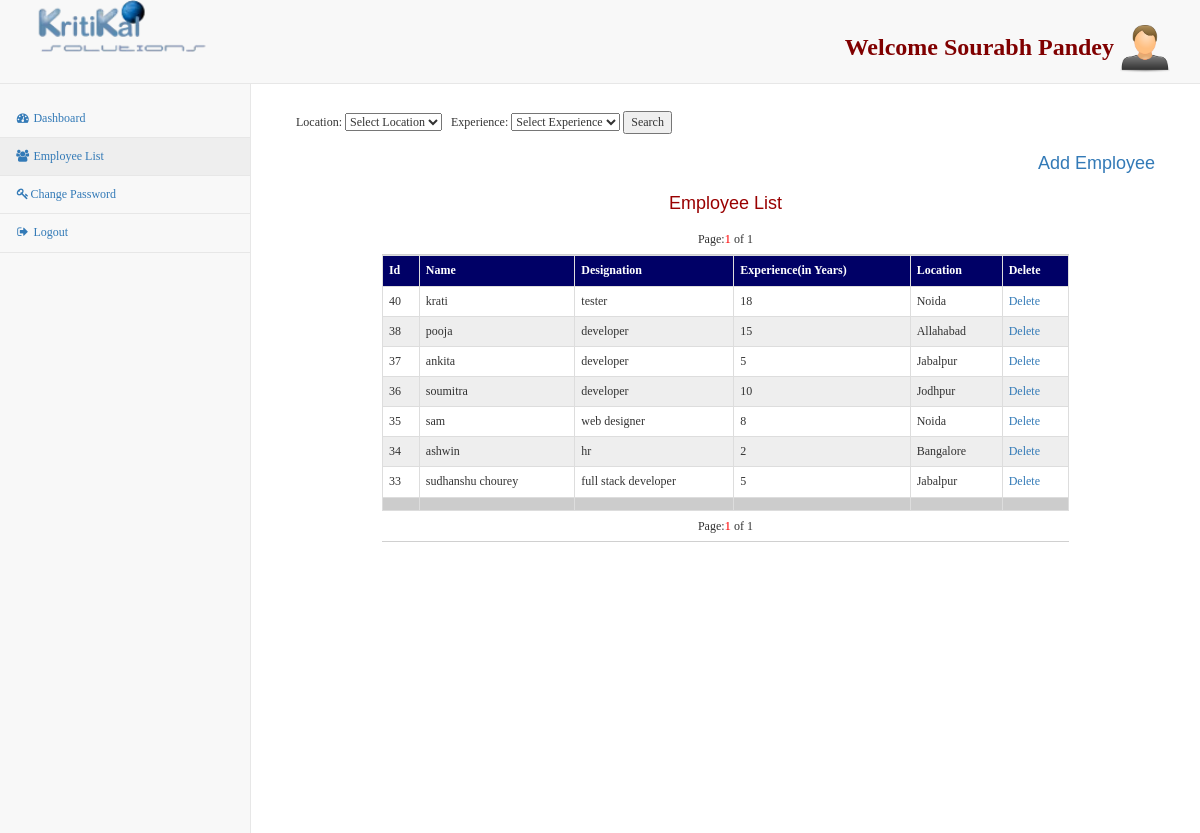
The app's page /employee.php (signed in) with its own data.
### tables this page shows
CREATE TABLE `admin1` (
  `id` int(11) NOT NULL,
  `LoginID` varchar(250) NOT NULL,
  `EmailAddress` varchar(50) DEFAULT NULL,
  `Mobile` varchar(15) DEFAULT NULL,
  `Password` varchar(250) NOT NULL,
  `Name` varchar(40) NOT NULL,
  `Gender` varchar(10) DEFAULT NULL,
  `Access` varchar(10) NOT NULL,
  `picture` text,
  `ApprovalStatus` int(11) NOT NULL,
  `AddedDate` datetime DEFAULT NULL,
  `record` text
);

CREATE TABLE `employee` (
  `emp_id` int(11) NOT NULL,
  `name` text NOT NULL,
  `designation` text NOT NULL,
  `experience` int(11) NOT NULL,
  `location` text NOT NULL
);

### employee.php (the view, shortened to what this page needs)
<?PHP
	$sqlsettings = "SELECT * from admin";
$resultsettings = mysql_query($sqlsettings);
$rowsettings = mysql_fetch_array($resultsettings);
if(isset($_REQUEST['searching'])){
$page_name="employee.php?searching=true&location=".$_REQUEST['location']."&experience=".$_REQUEST['experience']."";
}
else {
	$page_name="employee.php?a=a";
}
if(!isset($_REQUEST["start"])) {
$start = 0;
}
else
$start = $_REQUEST["start"];
$eu = ($start - 0);
$limit = 20;
	if(isset($_REQUEST['searching'])){
	if($_REQUEST['location'] !='' && $_REQUEST['experience'] !='')
	{$experience=$_REQUEST['experience']-1;
		$sqlSeller = "SELECT * from employee where location='".$_REQUEST['location']."' and experience BETWEEN ".$experience." AND ".$_REQUEST['experience']."  limit $eu, $limit";
		$sqltot = "SELECT * from employee where location='".$_REQUEST['location']."' and experience BETWEEN ".$experience." AND ".$_REQUEST['experience']." ";
	}
		else if($_REQUEST['location'] !='')
	{$sqlSeller = "SELECT * from employee where location='".$_REQUEST['location']."'   limit $eu, $limit";
		$sqltot = "SELECT * from employee where location='".$_REQUEST['location']."'  ";
	}
		else if($_REQUEST['experience'] !='')
	{$experience=$_REQUEST['experience']-1;
		$sqlSeller = "SELECT * from employee where  experience BETWEEN ".$experience." AND ".$_REQUEST['experience']."  limit $eu, $limit";
		$sqltot = "SELECT * from employee where  experience BETWEEN ".$experience." AND ".$_REQUEST['experience']." ";
	}
	}
	else
	{ $sqlSeller = "SELECT * from employee order by emp_id desc limit $eu, $limit";
	$sqltot = "SELECT * from employee order by emp_id desc";
	}
	$resultSeller= mysql_query($sqlSeller);
	$resulttot=mysql_query($sqltot);
	$nume=mysql_num_rows($resulttot);
?>
<!DOCTYPE html PUBLIC "-//W3C//DTD XHTML 1.0 Transitional//EN" "http://www.w3.org/TR/xhtml1/DTD/xhtml1-transitional.dtd">
<html xmlns="http://www.w3.org/1999/xhtml">
<head id="ctl00_Head1"><link href="css/bootstrap.min.css" rel="stylesheet" type="text/css" /><link href="css/metisMenu.min.css" rel="stylesheet" type="text/css" /><link href="css/sb-admin-2.css" type="text/css" rel="stylesheet" /><link href="css/font-awesome.min.css" rel="stylesheet" type="text/css" />
</head>
<body>
  <div>
        <div id="wrapper">
          <?php include('header.php') ?>
        <div id="page-wrapper">
            <div class="container-fluid">
                <div class="row">
                    <div class="col-lg-12">
    <div class="row">
        <div class="col-lg-12">
         <br/>
          <p align="center">
<form method="post" action="employee.php">
 Location: <select tabindex="12"  name="location" id="location"><option value="">Select Location</option>
			</select>&nbsp;&nbsp;
   Experience: <select tabindex="12" name="experience" id="experience"><option value="">Select Experience</option>
			</select>
<input type="submit" value="Search" class="search-button">
</form>
</p>
<h1 style="text-align:right; font-family:Verdana, Arial, Helvetica, sans-serif; font-size:18px; color:#990000; "><a href="add_staff.php" >Add Employee</a></h1>
<h1 style="text-align:center; font-family:Verdana, Arial, Helvetica, sans-serif; font-size:18px; color:#990000; ">Employee List</h1>
<?php
echo "<table align = 'center' width='80%'><tr><td  align='left' width='30%'>";
echo "</td><td align=center width='30%'>Page:";
$l=1;
$total=0;
for($i=0;$i < $nume;$i=$i+$limit){
if($i <> $eu){
echo " <a href='$page_name&start=$i'><font face='Verdana' size='2'>$l</font></a> ";
}
else { echo "<font face='Verdana' size='2' color=red>$l</font>";}
$l=$l+1;
$total = $total+1;
}
echo " of $total</td><td  align='right' width='30%'>";
echo "</td></tr></table>";
?>
								<table  cellspacing="1" cellpadding="5" align = 'center' width='80%' class="table-bordered">
							<tr style="background-color:#000066; color:#fff">
										<td class="whitebold" style="font-weight:bold; font-size:12px" > Id</td>
										<td class="whitebold" style="font-weight:bold;font-size:12px;" > Name</td>
										<td class="whitebold" style="font-weight:bold;font-size:12px" >Designation</td>
                                <td class="whitebold" style="font-weight:bold;font-size:12px" >Experience(in Years)</td>
										<td class="whitebold" style="font-weight:bold;font-size:12px" >Location</td>
										<td class="whitebold" style="font-weight:bold;font-size:12px" >Delete</td>
							 </tr>
									<?PHP
										if (@mysql_num_rows($resultSeller)!=0){
											$color = 0;
											while($row = mysql_fetch_array($resultSeller))
											{
											$del="<a class='delete' href='javascript:ConfirmDelete(".$row['emp_id'].");'>Delete</a>";
												if ($color==0){
													echo "<Tr class='currentData' bgcolor='#ffffff'>
															<td class='adminvalues' >".$row['emp_id']."</td>
															<td class='adminvalues' >".$row['name']."</td>
															<td class='adminvalues' >".$row['designation']."</td>
                                                            <td class='adminvalues' >".$row['experience']."</td>
															<td class='adminvalues' >".$row['location']."</td>
															<td>".$del."</td>
														</tr>";
														$color = 1;
												}
												else{
													echo "<Tr class='currentData' bgcolor='#eeeeee'>
															<td class='adminvalues' >".$row['emp_id']."</td>
															<td class='adminvalues' >".$row['name']."</td>
															<td class='adminvalues' >".$row['designation']."</td>
                                                            <td class='adminvalues' >".$row['experience']."</td>
															<td class='adminvalues' >".$row['location']."</td>
															<td>".$del."</td>
														</tr>";
														$color = 0;
												}
											}
													echo "<Tr class='currentData' bgcolor='#cccccc'  height='3'>
														<td> </td>
														<td> </td>
														<td> </td>
														<td> </td>
														<td align='Center'></td>
                                                        	<td align='Center'></td>
														</tr>";
										}
										else
										{
											echo "Sorry, no records found..";
										}
									?>
								</table>
<?php
echo "<table align = 'center' width='80%'><tr><td  align='left' width='30%'>";
echo "</td><td align=center width='30%'>Page:";
$l=1;
$total=0;
for($i=0;$i < $nume;$i=$i+$limit){
if($i <> $eu){
echo " <a href='$page_name&start=$i'><font face='Verdana' size='2'>$l</font></a> ";
}
else { echo "<font face='Verdana' size='2' color=red>$l</font>";}
$l=$l+1;
$total = $total+1;
}
echo " of $total</td><td  align='right' width='30%'>";
echo "</td></tr></table>";
?>
    </div>
</div>
                    </div>
                </div>
            </div>
        </div>
    </div>
    </div>
</body>
</html>

### header.php (shortened to what this page needs)
<?php
$sqlsettings1 = "SELECT * from admin1 where id=".$_SESSION['id'];
$resultsettings1 = mysql_query($sqlsettings1);
$rowsettings1 = mysql_fetch_array($resultsettings1);
$name=$rowsettings1['Name'];
?>
<nav class="navbar navbar-default navbar-static-top" role="navigation" style="margin-bottom: 0">
            <div class="col-lg-12">
                <div class="col-lg-4">
                   <img src="images/logo.png" style="width:50%;"/>
                </div>
                <div class="col-lg-8">
                    <h4 style="font-size: x-large; font-weight: bold; color: #800000; float: right;margin-top: 25px;"> <span id="ctl00_lblUserid">Welcome <?php echo $name; ?></span>
                    <img src="<?php echo $rowsettings['url'].$rowsettings1['picture']?>" width="50"/> </h4><br />
                </div>
            </div>
            <div class="navbar-default sidebar" role="navigation">
                <div class="sidebar-nav navbar-collapse">
                    <ul class="nav" id="side-menu">
                        <li>
                            <a href="dashBoard.php"><i class="fa fa-dashboard fa-fw"></i> Dashboard</a>
                        </li>
                          <li>
                            <a href="employee.php"><i class="fa fa-users fa-fw"></i> Employee List</a>
                        </li>
                        <li>
                            <a href="changepassword.php"><i class="fa fa-key fa-fw"></i>Change Password</a>
                        </li>
                        <li>
                            <a id="ctl00_LinkButton2" href="logout.php"><i class="fa fa-sign-out fa-fw"></i> Logout</a>
                        </li>
                    </ul>
                </div>
            </div>
        </nav>

### css/sb-admin-2.css (style rules this page uses)
body { background-color: #f8f8f8; }
#wrapper { width: 100%; }
#page-wrapper { padding: 0 15px; min-height: 568px; background-color: #fff; }
@media (min-width:768px) { #page-wrapper { position: inherit; margin: 0 0 0 250px; padding: 0 30px; border-left: 1px solid #e7e7e7; } }
.sidebar .sidebar-nav.navbar-collapse { padding-right: 0; padding-left: 0; }
.sidebar ul li { border-bottom: 1px solid #e7e7e7; }
.sidebar ul li a.active { background-color: #eee; }
@media (min-width:768px) { .sidebar { z-index: 1; position: absolute; width: 250px; margin-top: 100px; } }

### records on screen
admin1: Name "Sourabh Pandey"
employee: emp_id "40", name "krati", designation "tester", experience "18", location "Noida"
employee: emp_id "38", name "pooja", designation "developer", experience "15", location "Allahabad"
employee: emp_id "37", name "ankita", designation "developer", experience "5", location "Jabalpur"
employee: emp_id "36", name "soumitra", designation "developer", experience "10", location "Jodhpur"
employee: emp_id "35", name "sam", designation "web designer", experience "8", location "Noida"
employee: emp_id "34", name "ashwin", designation "hr", experience "2", location "Bangalore"
employee: emp_id "33", name "sudhanshu chourey", designation "full stack developer", experience "5", location "Jabalpur"

### other values on screen
$total "1"
